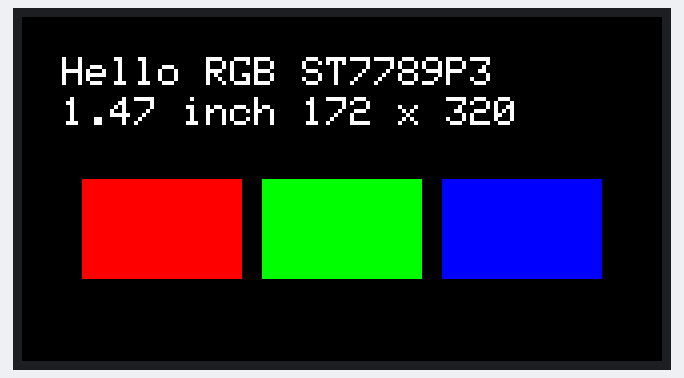
Recording of a program running on a simulated Raspberry Pi Pico. Parts: 320×172 colour display.

Above: at 0.3 s.

The program:

main.cpp
```cpp
#include <Adafruit_GFX.h>    // Core graphics library
#include <Adafruit_ST7789.h> // Hardware-specific library
#include <SPI.h>

// Define pins for your microcontroller (Feather ESP32 example)
#define TFT_CS        5
#define TFT_RST       10
#define TFT_DC        6
#define TFT_BACKLIGHT -1 // Optional - connect to 3V3

// Initialize ST7789 320x172
Adafruit_ST7789 tft = Adafruit_ST7789(TFT_CS, TFT_DC, TFT_RST);

void setup(void) {
  Serial.begin(115200);

  // Initialize the display
  tft.init(172, 320); // Init ST7789 320x172
  tft.setRotation(1); // Adjust rotation as needed

  // Fill screen with black
  tft.fillScreen(ST77XX_BLACK);

  // Draw some text
  tft.setCursor(20, 20);
  tft.setTextColor(ST77XX_WHITE);
  tft.setTextSize(2);
  tft.println("Hello RGB ST7789P3");

  tft.setCursor(20, 40);
  tft.println("1.47 inch 172 x 320");

  // Rectangle dimensions
  int rectW = 80;
  int rectH = 50;
  int gap = 10;

  // Starting coordinates for the centered group
  int xStart = 30;
  int yStart = 81;

  // Draw the 3 rectangles centered
  tft.fillRect(xStart, yStart, rectW, rectH, ST77XX_RED);
  tft.fillRect(xStart + (rectW + gap), yStart, rectW, rectH, ST77XX_GREEN);
  tft.fillRect(xStart + 2 * (rectW + gap), yStart, rectW, rectH, ST77XX_BLUE);
}

void loop() {
  // Add animation or sensor data here
}
```
